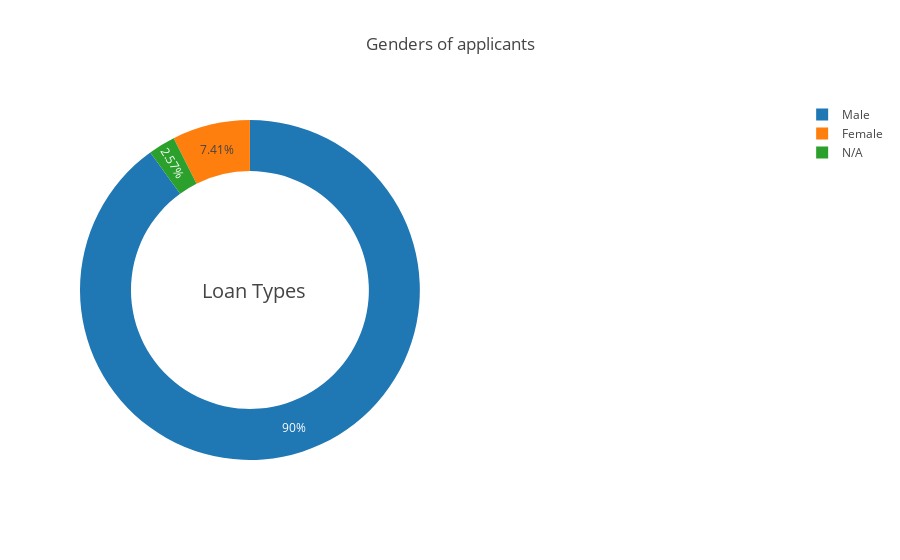

The code cell stored with this chart in its notebook:
### Markdown cell above
#### majority of loan applicants have net_income ~ 0.05 x 1e7
This makes sense as people with salaries above Rs. 5,00,000 can fund themselves for most of the purposes of loans, people who are in the lesser income groups, require financial assistance more, as such the density for the lower income groups is higher.

### Code cell
temp = df["gender"].value_counts()
fig = {
  "data": [
    {
      "values": temp.values,
      "labels": temp.index,
      "domain": {"x": [0, .48]},
      #"name": "Types of Loans",
      #"hoverinfo":"label+percent+name",
      "hole": .7,
      "type": "pie"
    },
    
    ],
  "layout": {
        "title":"Genders of applicants",
        "annotations": [
            {
                "font": {
                    "size": 20
                },
                "showarrow": False,
                "text": "Loan Types",
                "x": 0.17,
                "y": 0.5
            }
            
        ]
    }
}
iplot(fig, filename='donut')

### Figure 1 — Plotly figure (JSON) as saved in the notebook; plotly's stock layout.template omitted (floating-point values rounded to 4 significant figures)
{"data": [{"domain": {"x": [0, 0.48]}, "hole": 0.7, "labels": ["Male", "Female", "N/A"], "type": "pie", "values": [1579, 130, 45]}], "layout": {"annotations": [{"font": {"size": 20}, "showarrow": false, "text": "Loan Types", "x": 0.17, "y": 0.5}], "title": "Genders of applicants"}}
